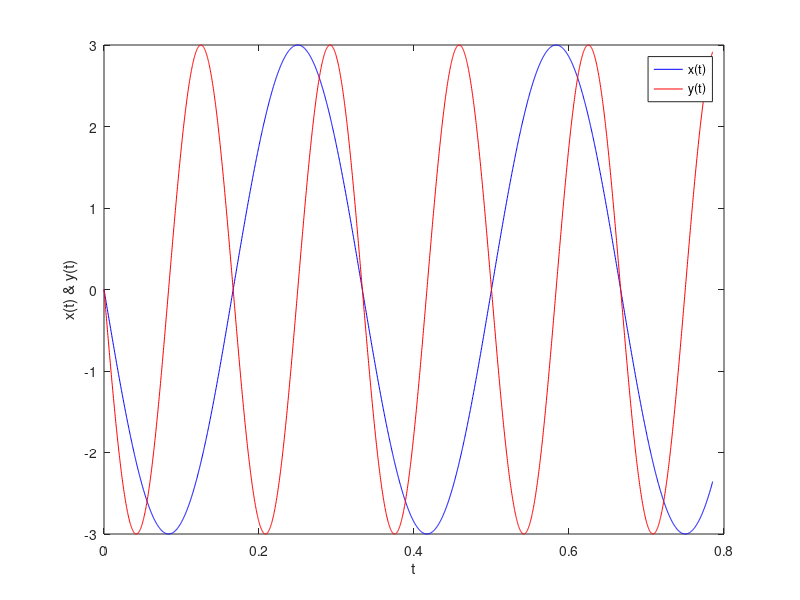

This figure's MATLAB source:
t = 0: pi/10000 :pi/4;
x = 3*cos(6*pi*t + pi/2);
y = 3*cos(12*pi*t +pi/2);

plot(t,x,'b', t,y,'r');
xlabel('t');
ylabel('x(t) & y(t)');
legend('x(t)', 'y(t)');